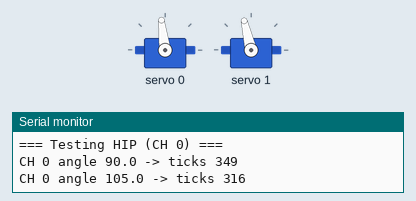
This sketch was run on a simulated Arduino Uno, built with avr-gcc and run on an emulated ATmega328P. Shown: 2 × servo, the last lines printed to the serial monitor.

Above: at 2.8 s.
At 10.0 s:
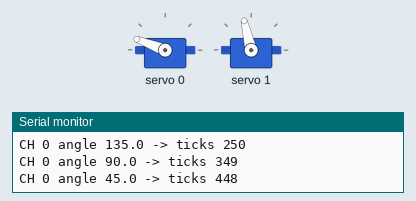
At 19.9 s:
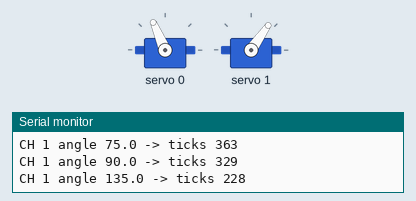
At 37.3 s:
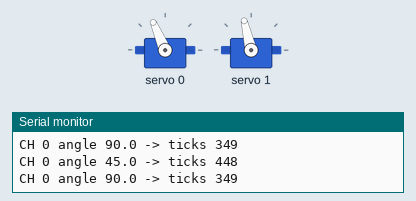
Timing chart, 0 to 38.8 s (numbered marks = the images above):
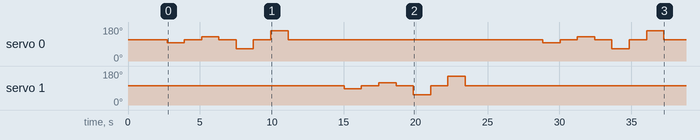

The sketch:

Body_Roll_BEGIN.ino
```cpp
#include <Wire.h>
#include <Adafruit_PWMServoDriver.h>

// ===================== PCA9685 SERVO CAL =====================
struct ServoCal {
  uint8_t ch;
  float centerPulse;       // ticks at true mechanical 90°
  float pulsesPerDegree;   // ticks/deg
  float pulseMin;          // clamp min ticks
  float pulseMax;          // clamp max ticks
  bool reversed;
};

// Your cal (ticks are PCA9685 "counts" 0..4095 per 20ms frame at 50Hz)
ServoCal hip  = {0, 349.0f, 2.2f,  150.0f, 650.0f, true};
ServoCal knee = {1, 329.0f, 2.24f, 150.0f, 650.0f, true};

Adafruit_PWMServoDriver pca = Adafruit_PWMServoDriver(0x40);

static inline float clampf(float v, float lo, float hi) {
  if (v < lo) return lo;
  if (v > hi) return hi;
  return v;
}

// Convert a requested angle in degrees where 90 = center,
// into PCA9685 ticks using your calibration.
uint16_t angleToTicks(const ServoCal &s, float angleDeg) {
  // We treat 90° as the center reference in your calibration.
  float delta = angleDeg - 90.0f;        // degrees away from center
  if (s.reversed) delta = -delta;

  float ticks = s.centerPulse + (delta * s.pulsesPerDegree);
  ticks = clampf(ticks, s.pulseMin, s.pulseMax);

  return (uint16_t)(ticks + 0.5f); // round to nearest int
}

void setServoAngle(const ServoCal &s, float angleDeg) {
  uint16_t ticks = angleToTicks(s, angleDeg);
  // PCA9685: setPWM(channel, on_tick, off_tick)
  // We use ON=0 and OFF=ticks for a simple pulse each cycle.
  pca.setPWM(s.ch, 0, ticks);

  Serial.print("CH ");
  Serial.print(s.ch);
  Serial.print(" angle ");
  Serial.print(angleDeg, 1);
  Serial.print(" -> ticks ");
  Serial.println(ticks);
}

// Move one servo through: center, +15, center, -15, center, +45, center, -45, center
void testOneServo(const char *name, const ServoCal &s, uint16_t holdMs = 1200) {
  Serial.println();
  Serial.print("=== Testing ");
  Serial.print(name);
  Serial.print(" (CH ");
  Serial.print(s.ch);
  Serial.println(") ===");

  const float center = 90.0f;

  setServoAngle(s, center);        delay(holdMs);

  setServoAngle(s, center + 15.0f); delay(holdMs);
  setServoAngle(s, center);         delay(holdMs);

  setServoAngle(s, center - 15.0f); delay(holdMs);
  setServoAngle(s, center);         delay(holdMs);

  setServoAngle(s, center + 45.0f); delay(holdMs);
  setServoAngle(s, center);         delay(holdMs);

  setServoAngle(s, center - 45.0f); delay(holdMs);
  setServoAngle(s, center);         delay(holdMs);

  Serial.print("=== Done ");
  Serial.print(name);
  Serial.println(" ===");
}

void setup() {
  Serial.begin(115200);
  while (!Serial) { delay(10); }

  Serial.println("PCA9685 Servo Cal Test starting...");

  Wire.begin();
  pca.begin();

  // Standard servo refresh rate
  pca.setPWMFreq(50);
  delay(10);

  // Start both at center (optional, helps avoid surprises)
  setServoAngle(hip, 90.0f);
  setServoAngle(knee, 90.0f);
  delay(1500);

  Serial.println("Setup complete.");
}

void loop() {
  // Do each movement separately (one servo at a time)
  testOneServo("HIP", hip);
  delay(1500);

  testOneServo("KNEE", knee);
  delay(3000);
}
```

Measured:
- by itself, servo 0: 113° → 97° at 2.7 s, → 113° 1.2 s later, → 128° 1.2 s later, → 113° 1.2 s later, … (16 changes in this stretch)
- by itself, servo 1: 103° → 87° at 15.0 s, → 103° 1.2 s later, → 119° 1.2 s later, → 103° 1.2 s later, … (8 changes in this stretch)
